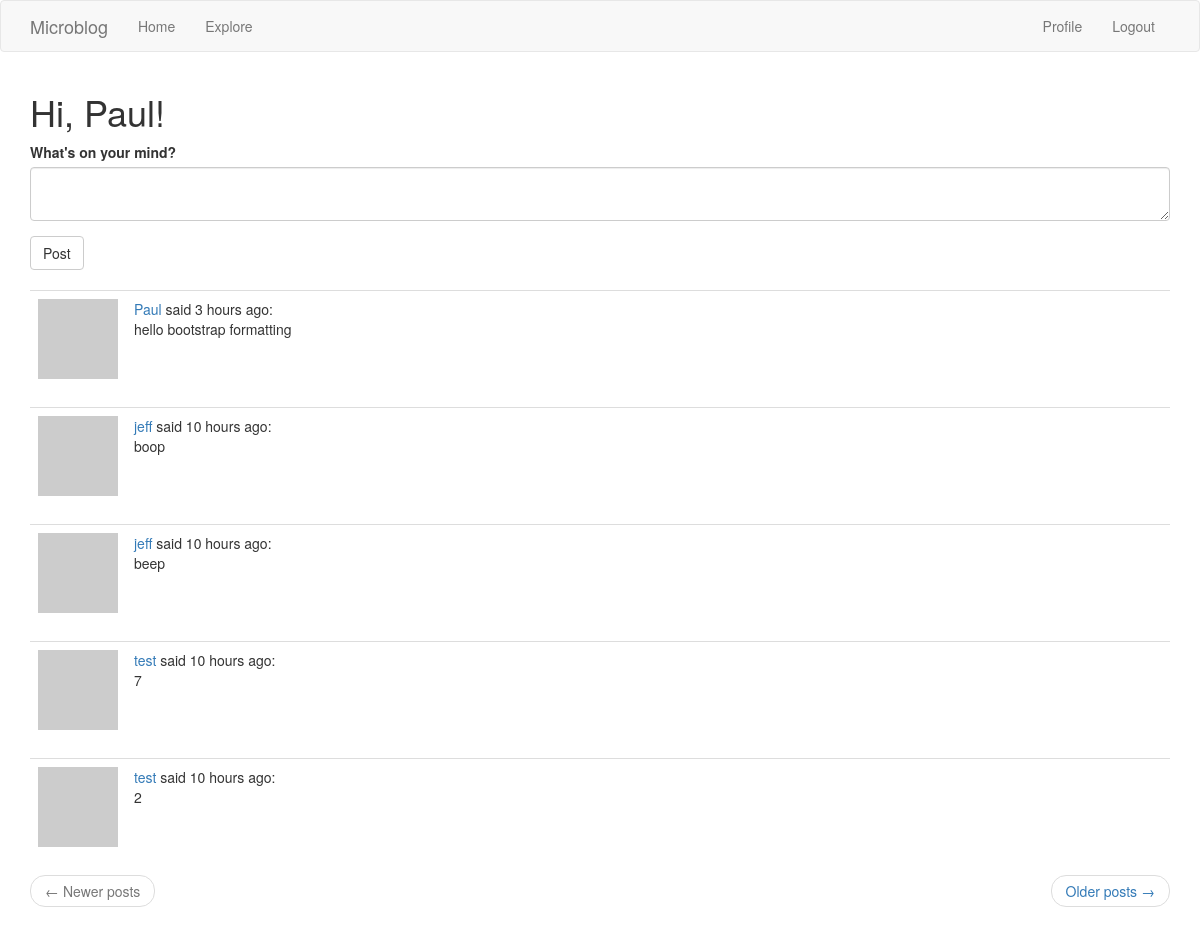
The app's page /index (signed in) with its own data.
### app/models.py (models this page shows, shortened)
class User(UserMixin, db.Model):
    id = db.Column(db.Integer, primary_key=True)
    username = db.Column(db.String(64), index=True, unique=True)
    email = db.Column(db.String(120), index=True, unique=True)
    password_hash = db.Column(db.String(128))
    posts = db.relationship('Post', backref='author', lazy='dynamic')
    about_me = db.Column(db.String(140))
    last_seen = db.Column(db.DateTime, default=datetime.utcnow)
    followed = db.relationship(
        'User', secondary=followers,
        primaryjoin = (followers.c.follower_id == id),
        secondaryjoin = (followers.c.followed_id == id),
        backref = db.backref('followers', lazy='dynamic'), lazy='dynamic')
    @login.user_loader
    def load_user(id):
        return User.query.get(int(id))
    def avatar(self, size):
        digest = md5(self.email.lower().encode('utf-8')).hexdigest()
        return 'https://www.gravatar.com/avatar/{}?d=identicon&s={}'.format(digest, size)
    def followed_posts(self):
        followed = Post.query.join(
            followers, (followers.c.followed_id == Post.user_id)).filter(
                followers.c.follower_id == self.id)
        return followed.union(self.posts).order_by(Post.timestamp.desc())

class Post(db.Model):
    id = db.Column(db.Integer, primary_key=True)
    body = db.Column(db.String(140))
    timestamp = db.Column(db.DateTime, index=True, default=datetime.utcnow)
    user_id = db.Column(db.Integer, db.ForeignKey('user.id'))

### app/routes.py (the view)
@app.route('/', methods=['GET', 'POST'])
@app.route('/index', methods=['GET', 'POST'])
@login_required
def index():
    form = PostForm()
    if form.validate_on_submit():
        post = Post(body=form.post.data, author=current_user)
        db.session.add(post)
        db.session.commit()
        flash('Your post is now live!')
        return redirect(url_for('index'))
    page = request.args.get('page', 1, type=int)
    posts = current_user.followed_posts().paginate(page=page, per_page=app.config['POSTS_PER_PAGE'], error_out=False)
    next_url = url_for('index', page=posts.next_num) if posts.has_next else None
    prev_url = url_for('index', page=posts.prev_num) if posts.has_prev else None
    return render_template('index.html', title='Home', posts=posts.items, form=form, next_url=next_url, prev_url=prev_url)

### app/forms.py
class PostForm(FlaskForm):
    post = TextAreaField('What\'s on your mind?', validators=[DataRequired(), Length(min=1, max=140)])
    submit = SubmitField('Post')

### app/routes.py (called while the page is built)
@app.before_request
def before_request():
    if current_user.is_authenticated:
        current_user.last_seen = datetime.utcnow()
        db.session.commit()

### app/templates/index.html
{% extends "base.html" %}
{% import 'bootstrap/wtf.html' as wtf %}
{% block app_content %}
    <h1>Hi, {{ current_user.username }}!</h1>
    {% if form %}
    {{ wtf.quick_form(form) }}
    <br>
    {% endif %}
    {% for post in posts %}
        {% include '_post.html' %}
    {% endfor %}
    <nav aria-label="...">
        <ul class="pager">
            <li class="previous{% if not prev_url %} disabled{% endif %}">
                <a href="{{ prev_url or '#' }}">
                    <span aria-hidden="true">&larr;</span> Newer posts
                </a>
            </li>
            <li class="next{% if not next_url %} disabled{% endif %}">
                <a href="{{ next_url or '#' }}">
                    Older posts <span aria-hidden="true">&rarr;</span>
                </a>
            </li>
        </ul>
    </nav>
{% endblock %}

### app/templates/_post.html
    <table class="table table-hover">
        <tr>
            <td width="70px">
                <a href="{{ url_for('user', username=post.author.username) }}">
                    <img src="{{ post.author.avatar(70) }}" />
                </a>
            </td>
            <td>
                <a href="{{ url_for('user', username=post.author.username) }}">
                    {{ post.author.username }}
                </a>
                said {{ moment(post.timestamp).fromNow() }}:
                <br>
                {{ post.body }}
            </td>
        </tr>
    </table>

### records on screen
User: username "Paul"
Post: author.username "Paul", timestamp "3 hours ago", body "hello bootstrap formatting"
Post: author.username "jeff", timestamp "10 hours ago", body "boop"
Post: author.username "jeff", timestamp "10 hours ago", body "beep"
Post: author.username "test", timestamp "10 hours ago", body "7"
Post: author.username "test", timestamp "10 hours ago", body "2"
